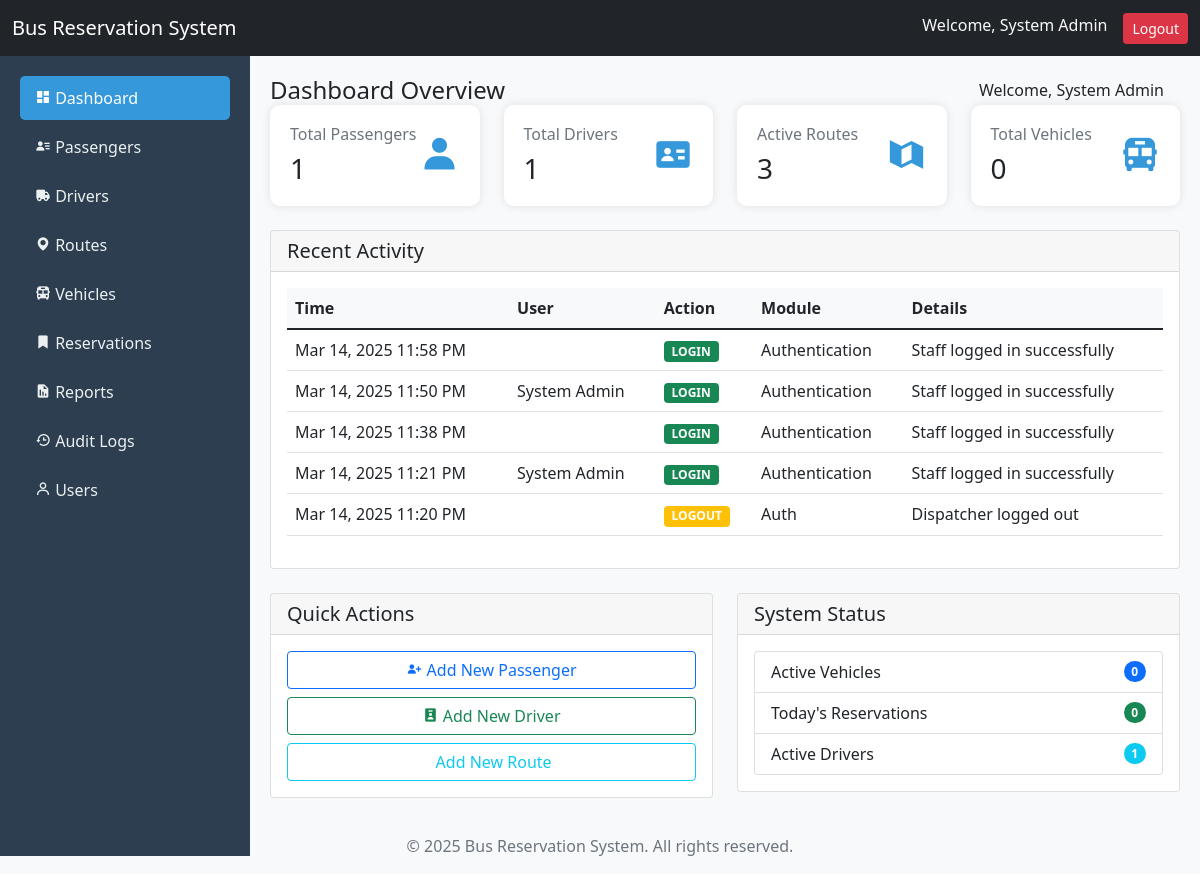
Page /admin/ (signed in) on the committed database.
### tables this page shows
CREATE TABLE `audit_logs` (
  `id` int(11) NOT NULL,
  `timestamp` datetime NOT NULL,
  `user_id` int(11) NOT NULL,
  `ip_address` varchar(45) NOT NULL,
  `action` varchar(50) NOT NULL,
  `module` varchar(50) NOT NULL,
  `details` text DEFAULT NULL,
  `created_at` timestamp NOT NULL DEFAULT current_timestamp()
);

CREATE TABLE `users` (
  `id` int(11) NOT NULL,
  `name` varchar(100) NOT NULL,
  `email` varchar(100) NOT NULL,
  `password` varchar(255) NOT NULL,
  `role` enum('admin','driver','conductor','dispatcher') NOT NULL,
  `status` enum('active','inactive') DEFAULT 'active',
  `created_at` timestamp NOT NULL DEFAULT current_timestamp(),
  `updated_at` timestamp NOT NULL DEFAULT current_timestamp() ON UPDATE current_timestamp()
);

### admin/index.php (the view, shortened to what this page needs)
<?php
$currentPage = 'dashboard';
require_once 'includes/header.php';
try {
    $stmt = $pdo->query("SELECT COUNT(*) FROM passengers");
    $totalPassengers = $stmt->fetchColumn();
    $stmt = $pdo->query("SELECT COUNT(*) FROM drivers");
    $totalDrivers = $stmt->fetchColumn();
    $stmt = $pdo->query("SELECT COUNT(*) FROM routes");
    $totalRoutes = $stmt->fetchColumn();
    $stmt = $pdo->query("SELECT COUNT(*) FROM donsals");
    $totalVehicles = $stmt->fetchColumn();
    $stmt = $pdo->query("SELECT al.*, u.name as user_name
                        FROM audit_logs al
                        LEFT JOIN users u ON al.user_id = u.id
                        ORDER BY timestamp DESC LIMIT 5");
    $recentLogs = $stmt->fetchAll();
} catch(PDOException $e) {
    error_log("Error fetching dashboard data: " . $e->getMessage());
}
?>
<div class="main-content">
    <div class="header d-flex justify-content-between align-items-center">
        <h4 class="mb-0">Dashboard Overview</h4>
        <div class="d-flex align-items-center">
            <span class="me-3">Welcome, <?php echo htmlspecialchars($_SESSION['name']); ?></span>
        </div>
    </div>
    <div class="row g-4 mb-4">
        <div class="col-md-3">
            <div class="stats-card">
                <div class="d-flex justify-content-between align-items-center">
                    <div>
                        <h6 class="text-muted">Total Passengers</h6>
                        <h3 class="mb-0"><?php echo number_format($totalPassengers); ?></h3>
                    </div>
                    <i class='bx bxs-user stats-icon'></i>
                </div>
            </div>
        </div>
        <div class="col-md-3">
            <div class="stats-card">
                <div class="d-flex justify-content-between align-items-center">
                    <div>
                        <h6 class="text-muted">Total Drivers</h6>
                        <h3 class="mb-0"><?php echo number_format($totalDrivers); ?></h3>
                    </div>
                    <i class='bx bxs-id-card stats-icon'></i>
                </div>
            </div>
        </div>
        <div class="col-md-3">
            <div class="stats-card">
                <div class="d-flex justify-content-between align-items-center">
                    <div>
                        <h6 class="text-muted">Active Routes</h6>
                        <h3 class="mb-0"><?php echo number_format($totalRoutes); ?></h3>
                    </div>
                    <i class='bx bxs-map-alt stats-icon'></i>
                </div>
            </div>
        </div>
        <div class="col-md-3">
            <div class="stats-card">
                <div class="d-flex justify-content-between align-items-center">
                    <div>
                        <h6 class="text-muted">Total Vehicles</h6>
                        <h3 class="mb-0"><?php echo number_format($totalVehicles); ?></h3>
                    </div>
                    <i class='bx bxs-bus stats-icon'></i>
                </div>
            </div>
        </div>
    </div>
    <div class="row">
        <div class="col-md-12">
            <div class="card">
                <div class="card-header">
                    <h5 class="card-title mb-0">Recent Activity</h5>
                </div>
                <div class="card-body">
                    <div class="table-responsive">
                        <table class="table table-hover">
                            <thead>
                                <tr>
                                    <th>Time</th>
                                    <th>User</th>
                                    <th>Action</th>
                                    <th>Module</th>
                                    <th>Details</th>
                                </tr>
                            </thead>
                            <tbody>
                                <?php foreach ($recentLogs as $log): ?>
                                <tr>
                                    <td><?php echo date('M d, Y h:i A', strtotime($log['timestamp'])); ?></td>
                                    <td><?php echo htmlspecialchars($log['user_name'] ?? 'System'); ?></td>
                                    <td>
                                        <span class="badge bg-<?php echo getActionBadgeClass($log['action']); ?>">
                                            <?php echo htmlspecialchars($log['action']); ?>
                                        </span>
                                    </td>
                                    <td><?php echo htmlspecialchars($log['module']); ?></td>
                                    <td><?php echo htmlspecialchars($log['details']); ?></td>
                                </tr>
                                <?php endforeach; ?>
                            </tbody>
                        </table>
                    </div>
                </div>
            </div>
        </div>
    </div>
    <div class="row mt-4">
        <div class="col-md-6">
            <div class="card">
                <div class="card-header">
                    <h5 class="card-title mb-0">Quick Actions</h5>
                </div>
                <div class="card-body">
                    <div class="d-grid gap-2">
                        <a href="passengers.php" class="btn btn-outline-primary">
                            <i class='bx bxs-user-plus'></i> Add New Passenger
                        </a>
                        <a href="drivers.php" class="btn btn-outline-success">
                            <i class='bx bxs-user-badge'></i> Add New Driver
                        </a>
                        <a href="routes.php" class="btn btn-outline-info">
                            <i class='bx bxs-map-plus'></i> Add New Route
                        </a>
                    </div>
                </div>
            </div>
        </div>
        <div class="col-md-6">
            <div class="card">
                <div class="card-header">
                    <h5 class="card-title mb-0">System Status</h5>
                </div>
                <div class="card-body">
                    <ul class="list-group">
                        <li class="list-group-item d-flex justify-content-between align-items-center">
                            Active Vehicles
                            <span class="badge bg-primary rounded-pill">
                                <?php echo getActiveVehiclesCount($pdo); ?>
                            </span>
                        </li>
                        <li class="list-group-item d-flex justify-content-between align-items-center">
                            Today's Reservations
                            <span class="badge bg-success rounded-pill">
                                <?php echo getTodayReservationsCount($pdo); ?>
                            </span>
                        </li>
                        <li class="list-group-item d-flex justify-content-between align-items-center">
                            Active Drivers
                            <span class="badge bg-info rounded-pill">
                                <?php echo getActiveDriversCount($pdo); ?>
                            </span>
                        </li>
                    </ul>
                </div>
            </div>
        </div>
    </div>
</div>
<?php
function getActionBadgeClass($action) {
    switch (strtoupper($action)) {
        case 'LOGIN':
            return 'success';
        case 'LOGOUT':
            return 'warning';
    }
}
function getActiveVehiclesCount($pdo) {
    try {
        $stmt = $pdo->query("SELECT COUNT(*) FROM donsals WHERE status = 'active'");
        return $stmt->fetchColumn();
    } catch(PDOException $e) {
        return 0;
    }
}
function getTodayReservationsCount($pdo) {
    try {
        $stmt = $pdo->query("SELECT COUNT(*) FROM reservations WHERE DATE(reservation_date) = CURDATE()");
        return $stmt->fetchColumn();
    } catch(PDOException $e) {
        return 0;
    }
}
function getActiveDriversCount($pdo) {
    try {
        $stmt = $pdo->query("SELECT COUNT(*) FROM drivers WHERE status = 'active'");
        return $stmt->fetchColumn();
    } catch(PDOException $e) {
        return 0;
    }
}
require_once 'includes/footer.php';
?>

### admin/includes/header.php (shortened to what this page needs)
<!DOCTYPE html>
<html>
<head>
    <link href="https://cdn.jsdelivr.net/npm/bootstrap@5.1.3/dist/css/bootstrap.min.css" rel="stylesheet">
    <link href="https://cdn.jsdelivr.net/npm/boxicons@2.0.7/css/boxicons.min.css" rel="stylesheet">
    <link href="https://cdn.datatables.net/1.11.5/css/dataTables.bootstrap5.min.css" rel="stylesheet">
    <link href="assets/css/style.css" rel="stylesheet">
</head>
<body class="bg-light">
    <nav class="navbar navbar-expand-lg navbar-dark bg-dark fixed-top">
        <div class="container-fluid">
            <a class="navbar-brand" href="#"><?php echo SITE_NAME; ?></a>
            <div class="d-flex">
                <span class="text-light me-3">Welcome, <?php echo htmlspecialchars($_SESSION['name']); ?></span>
                <a href="../logout.php" class="btn btn-danger btn-sm">Logout</a>
            </div>
        </div>
    </nav>
    <?php require_once 'sidebar.php'; ?>
</body>
</html>

### admin/includes/sidebar.php
<div class="sidebar">
    <nav class="nav flex-column">
        <a class="nav-link <?php echo ($currentPage === 'dashboard') ? 'active' : ''; ?>" href="index.php">
            <i class='bx bxs-dashboard'></i> Dashboard
        </a>
        <a class="nav-link <?php echo ($currentPage === 'passengers') ? 'active' : ''; ?>" href="passengers.php">
            <i class='bx bxs-user-detail'></i> Passengers
        </a>
        <a class="nav-link <?php echo ($currentPage === 'drivers') ? 'active' : ''; ?>" href="drivers.php">
            <i class='bx bxs-truck'></i> Drivers
        </a>
        <a class="nav-link <?php echo ($currentPage === 'routes') ? 'active' : ''; ?>" href="routes.php">
            <i class='bx bxs-map'></i> Routes
        </a>
        <a class="nav-link <?php echo ($currentPage === 'vehicles') ? 'active' : ''; ?>" href="vehicles.php">
            <i class='bx bxs-bus'></i> Vehicles
        </a>
        <a class="nav-link <?php echo ($currentPage === 'reservations') ? 'active' : ''; ?>" href="reservations.php">
            <i class='bx bxs-bookmark'></i> Reservations
        </a>
        <a class="nav-link <?php echo ($currentPage === 'reports') ? 'active' : ''; ?>" href="reports.php">
            <i class='bx bxs-report'></i> Reports
        </a>
        <li class="nav-item">
            <a href="/tryslove/admin/audit-logs.php" class="nav-link <?php echo ($currentPage == 'audit_logs') ? 'active' : ''; ?>">
                <i class='bx bx-history'></i>
                <span>Audit Logs</span>
            </a>
        </li>
        <li class="nav-item">
            <a href="users.php" class="nav-link <?php echo ($currentPage == 'users') ? 'active' : ''; ?>">
                <i class='bx bx-user'></i>
                <span>Users</span>
            </a>
        </li>
    </nav>
</div>

### admin/includes/footer.php (shortened to what this page needs)
    <footer class="footer mt-auto py-3 bg-light">
        <div class="container text-center">
            <span class="text-muted">&copy; <?php echo date('Y'); ?> <?php echo SITE_NAME; ?>. All rights reserved.</span>
        </div>
    </footer>
</body>
</html>

### admin/assets/css/style.css (style rules this page uses)
.sidebar { height: 100vh; position: fixed; left: 0; top: 56px; padding: 20px; background-color: #2c3e50; color: white; width: 250px; z-index: 1000; }
.main-content { margin-left: 250px; margin-top: 56px; padding: 20px; }
.nav-link { color: #ecf0f1; padding: 10px 15px; margin-bottom: 5px; border-radius: 5px; }
.nav-link.active { background-color: #3498db; color: white; }
.stats-card { background-color: white; border-radius: 10px; padding: 20px; box-shadow: 0 0 10px rgba(0,0,0,0.1); transition: transform 0.3s; }
.stats-icon { font-size: 2.5rem; color: #3498db; }
.table th { background-color: #f8f9fa; }

### rows in the picture
audit_logs: timestamp "Mar 14, 2025 11:58 PM", action "LOGIN", module "Authentication", details "Staff logged in successfully"
audit_logs: timestamp "Mar 14, 2025 11:50 PM", user.name "System Admin", action "LOGIN", module "Authentication", details "Staff logged in successfully"
audit_logs: timestamp "Mar 14, 2025 11:38 PM", action "LOGIN", module "Authentication", details "Staff logged in successfully"
audit_logs: timestamp "Mar 14, 2025 11:21 PM", user.name "System Admin", action "LOGIN", module "Authentication", details "Staff logged in successfully"
audit_logs: timestamp "Mar 14, 2025 11:20 PM", action "LOGOUT", module "Auth", details "Dispatcher logged out"

### other values in the picture
SITE_NAME "Bus Reservation System"
$_SESSION['name'] "System Admin"
$totalPassengers "1"
$totalDrivers "1"
$totalRoutes "3"
$totalVehicles "0"
getActiveVehiclesCount($pdo) "0"
getTodayReservationsCount($pdo) "0"
getActiveDriversCount($pdo) "1"
